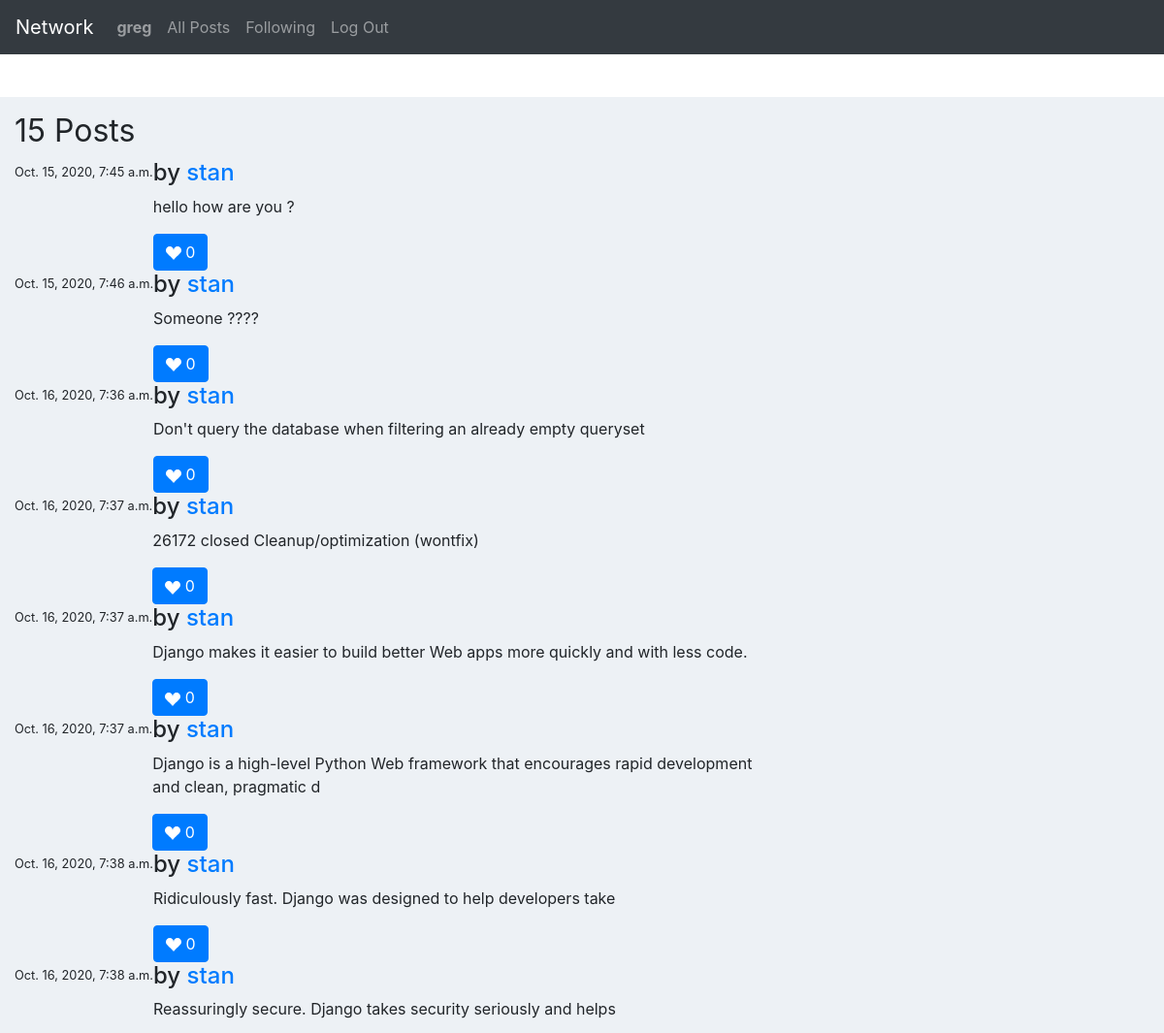
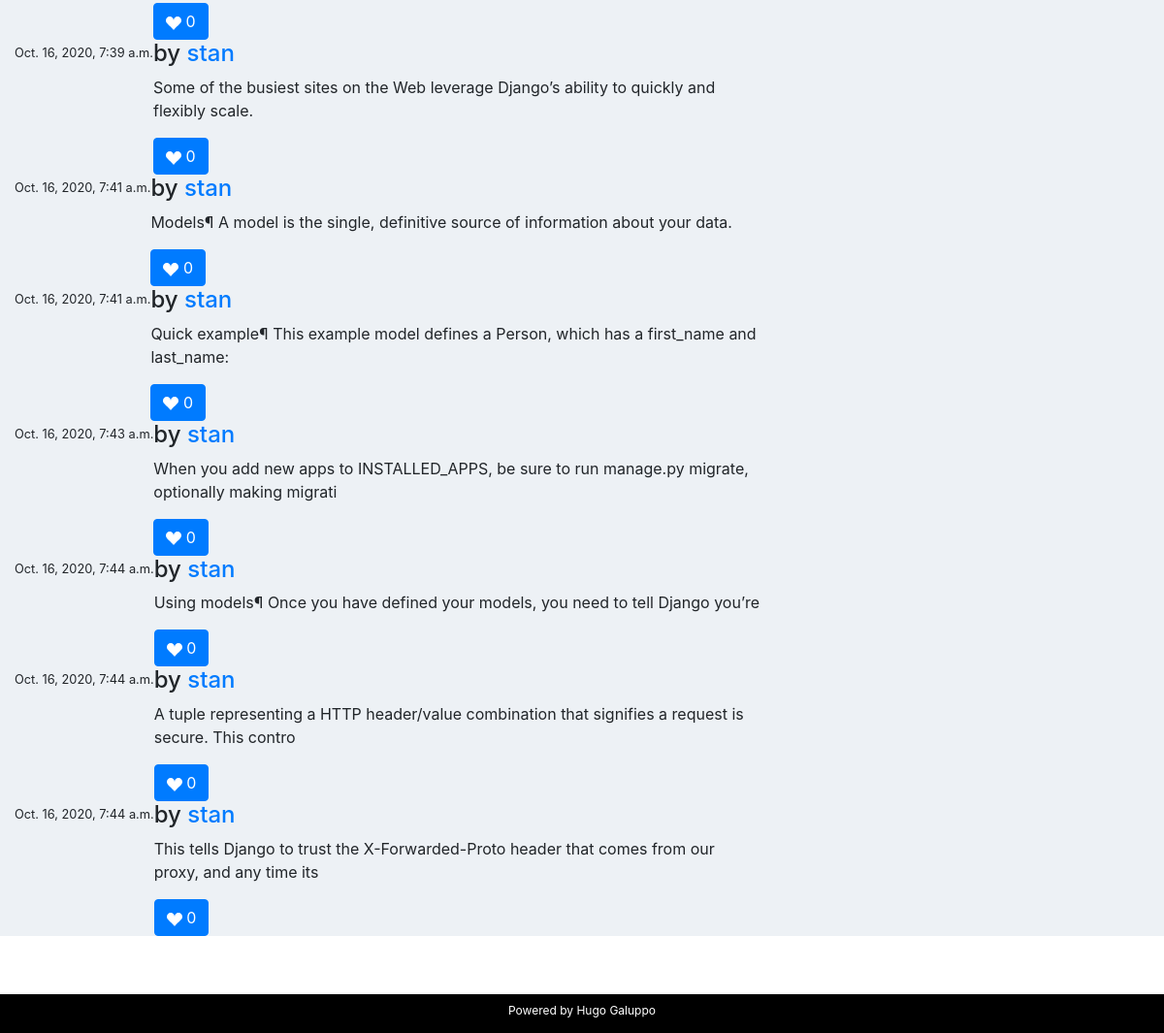
Page /following (signed in) on the committed database (2 pictures, top to bottom).
### network/models.py (models this page shows, shortened)
class User(AbstractUser):
    pass

class Post (models.Model):
    author = models.ForeignKey("Profile", on_delete=models.CASCADE, related_name="author") #profile.author
    content = models.CharField(max_length=100)
    date = models.DateTimeField(auto_now=True)
    like = models.IntegerField(blank=True)
    def __str__(self):
        return f"  {self.author} wrote {self.content} on the {self.date}"

class Profile(models.Model):
    user = models.OneToOneField("User", on_delete=models.CASCADE, related_name="user") # user.user
    title = models.CharField(max_length=100, blank=True)
    followers = models.ManyToManyField("User",related_name="is_following", blank=True)     # user.is_following.all()
    def __str__(self):
        return f"{self.user} Profile"

### network/views.py (the view)
# urls.py: path("following", views.following, name="following"),
@login_required
def following(request):
    user = User.objects.get(pk=request.user.pk)
    print(user.pk)
    profiles = Profile.objects.filter(followers__in=[user.pk])
    print(profiles)
    if profiles:
        posts=[]
        for profile in profiles:
            posts = Post.objects.filter(author__in=[profile])
        print(posts)
    if request.method == 'POST':
        form = PostForm(request.POST, request.user)
        if form.is_valid():
            instance = form.save(commit=False)
            instance.user = request.user
            author = request.user
            print(author)
            if not request.user == instance.user:
                raise Http404
            content = request.POST["content"]
            new_post = Post(author = Profile.objects.get(user = author), content = content,like = 0 )
            new_post.save()
            return HttpResponseRedirect(reverse("index"))
    else:
        form = PostForm()
    return render(request, "network/following.html", {'form': form, 'allPosts': posts})

### network/templates/network/following.html (shortened to what this page needs)
{% extends "network/layout.html" %}
{% load static %}
{% block body %}
<div class="container-fluid">
  <div class="row">
    <div class="col-md-8">
      <div class="page-header">
        <h1><small class="pull-right">{{allPosts.count}} Posts</small> </h1>
      </div>
     {% for post in allPosts %}
       <div class="comments-list">
           <div class="media">
               <p class="pull-right"><small> {{post.date}} </small></p>
                <div class="media-body">
                  <h4 class="media-heading user_name">by <a href="{% url 'profile' username=post.author.user.pk%}">{{post.author.user}}</h4></a>
                  <p>{{post.content}}</p>
                  <button type="submit" class="btn btn-primary">
                  <svg width="1em" height="1em" viewBox="0 0 16 16" class="bi bi-suit-heart-fill" fill="currentColor" xmlns="http://www.w3.org/2000/svg">
                    <path d="M4 1c2.21 0 4 1.755 4 3.92C8 2.755 9.79 1 12 1s4 1.755 4 3.92c0 3.263-3.234 4.414-7.608 9.608a.513.513 0 0 1-.784 0C3.234 9.334 0 8.183 0 4.92 0 2.755 1.79 1 4 1z"/>
                  </svg>
                  {{post.like}}
                  </button>
                </div>
            </div>
       </div>
    {% endfor %}
    </div>
</div>
</div>
{% endblock %}

### network/templates/network/layout.html (shortened to what this page needs)
{% load static %}
<!DOCTYPE html>
<html lang="en">
    <head>
        <link href="{% static 'network/styles.css' %}" rel="stylesheet">
        <link rel="stylesheet" href="https://maxcdn.bootstrapcdn.com/bootstrap/4.5.2/css/bootstrap.min.css">
    <body>
        <div class="pos-f-t">
            <nav class="navbar navbar-expand-sm bg-dark navbar-dark fixed-top">
                <a class="navbar-brand" href="#">Network</a>
                <div class="collapse navbar-collapse" id="collapsibleNavbar">
                    <ul class="navbar-nav">
                        {% if user.is_authenticated %}
                            <li class="nav-item">
                                <a class="nav-link" href="{% url 'profile' username=user.pk%}"><strong>{{ user.username }}</strong></a>
                            </li>
                        {% endif %}
                        <li class="nav-item">
                        <a class="nav-link" href="{% url 'index' %}">All Posts</a>
                        </li>
                        {% if user.is_authenticated %}
                            <li class="nav-item">
                                <a class="nav-link" href="{% url 'following' %}">Following</a>
                            </li>
                            <li class="nav-item">
                                <a class="nav-link" href="{% url 'logout' %}">Log Out</a>
                            </li>
                        {% endif %}
                    </ul>
                    </div>
            </nav>
        <div class="body">
            {% block body %}
            {% endblock %}
        </div>
        <div class="footer">
            <p> <sub>Powered by Hugo Galuppo</sub></p>
        </div>
    </body>
</html>

### network/static/network/styles.css (style rules this page uses)
.body { position: fixed; top: 100px; bottom: 100px; left: 0; right: 0; background-color: #edf1f5; overflow: auto; }
.footer { position: fixed; left: 0; bottom: 0; width: 100%; background-color:black; color: white; text-align: center; }
body { background: #edf1f5; margin-top:20px; }

### rows in the picture
User: username "greg"
Post: date "Oct. 15, 2020, 7:45 a.m.", author.user "stan", content "hello how are you ?", like "0"
Post: date "Oct. 15, 2020, 7:46 a.m.", author.user "stan", content "Someone ????", like "0"
Post: date "Oct. 16, 2020, 7:36 a.m.", author.user "stan", content "Don't query the database when filtering an already empty queryset", like "0"
Post: date "Oct. 16, 2020, 7:37 a.m.", author.user "stan", content "26172 closed Cleanup/optimization (wontfix)", like "0"
Post: date "Oct. 16, 2020, 7:37 a.m.", author.user "stan", content "Django makes it easier to build better Web apps more quickly and with less code.", like "0"
Post: date "Oct. 16, 2020, 7:37 a.m.", author.user "stan", content "Django is a high-level Python Web framework that encourages rapid development and clean, pragmatic d", like "0"
Post: date "Oct. 16, 2020, 7:38 a.m.", author.user "stan", content "Ridiculously fast. Django was designed to help developers take", like "0"
Post: date "Oct. 16, 2020, 7:38 a.m.", author.user "stan", content "Reassuringly secure. Django takes security seriously and helps", like "0"
Post: date "Oct. 16, 2020, 7:39 a.m.", author.user "stan", content "Some of the busiest sites on the Web leverage Django’s ability to quickly and flexibly scale.", like "0"
Post: date "Oct. 16, 2020, 7:41 a.m.", author.user "stan", content "Models¶ A model is the single, definitive source of information about your data.", like "0"
Post: date "Oct. 16, 2020, 7:41 a.m.", author.user "stan", content "Quick example¶ This example model defines a Person, which has a first_name and last_name:", like "0"
Post: date "Oct. 16, 2020, 7:43 a.m.", author.user "stan", content "When you add new apps to INSTALLED_APPS, be sure to run manage.py migrate, optionally making migrati", like "0"
Post: date "Oct. 16, 2020, 7:44 a.m.", author.user "stan", content "Using models¶ Once you have defined your models, you need to tell Django you’re", like "0"
Post: date "Oct. 16, 2020, 7:44 a.m.", author.user "stan", content "A tuple representing a HTTP header/value combination that signifies a request is secure. This contro", like "0"
Post: date "Oct. 16, 2020, 7:44 a.m.", author.user "stan", content "This tells Django to trust the X-Forwarded-Proto header that comes from our proxy, and any time its", like "0"

### other values in the picture
{{ allPosts.count }} "15"
